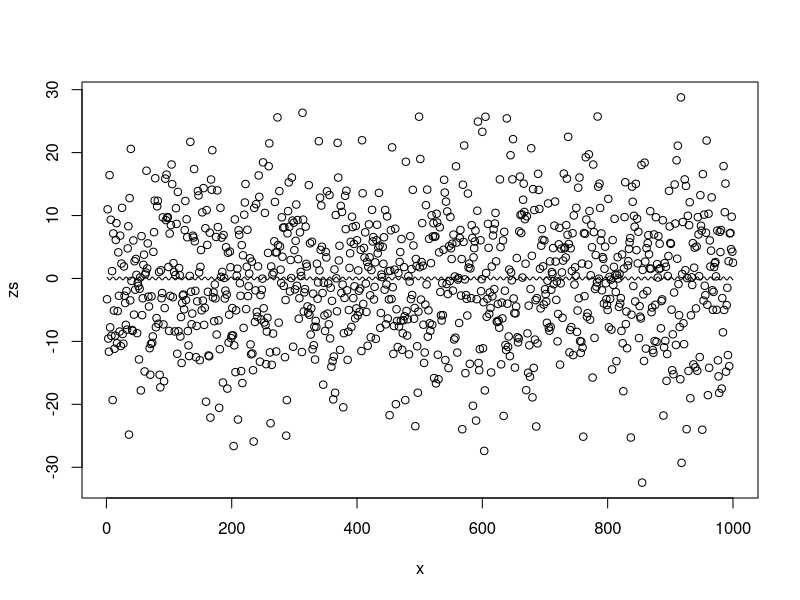
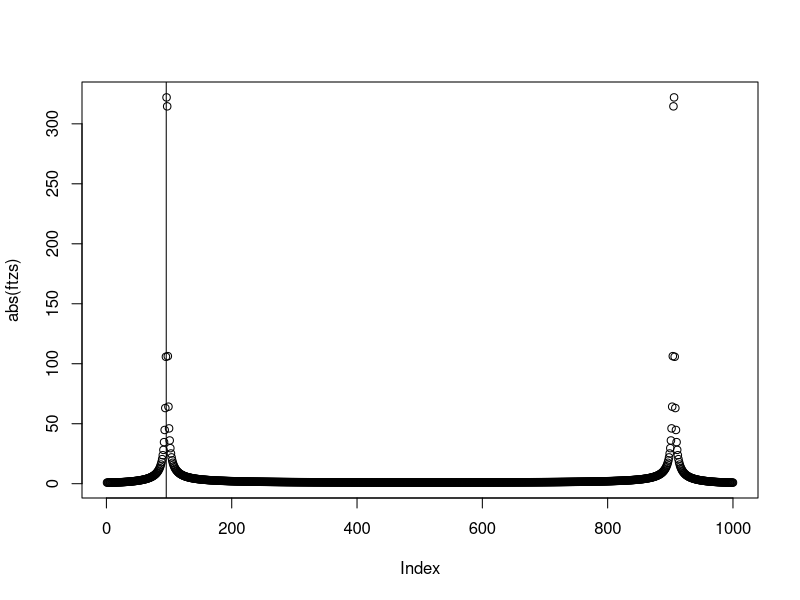

These figures' R source, in order:
zs <- NULL
zst <- NULL
a <- 1
b <- 0.6
wfi <- 41
stdev <- 10
n <- 1000
u <- rnorm(n,0,stdev)
x <- 1:n

wf <- function(x,n,a,b)
{
  v <- NULL
  for(j in 1:n)
  {
    v[j] <- (a^j)*cos((b^j)*x)
  }
  return(sum(v))
}

# The stable trend series

for(i in 1:n)
{
  zs[i] <- wf(x[i],1,a,b) + u[i]
}

for(i in 1:n)
{
  zst[i] <- wf(x[i],1,a,b)
}


# Regression result . . .
slst <- list(alpha = a, beta = b)
mods <- nls(zs ~ alpha*cos(beta*x), start = slst)
summary(mods)

plot(x,zs,ylim = c(min(zs) , max(zs)))
lines(x,zst-fitted(mods))

ftzs <- fft(zst)
plot(abs(ftzs))
abline(v=b/(2*pi/n))